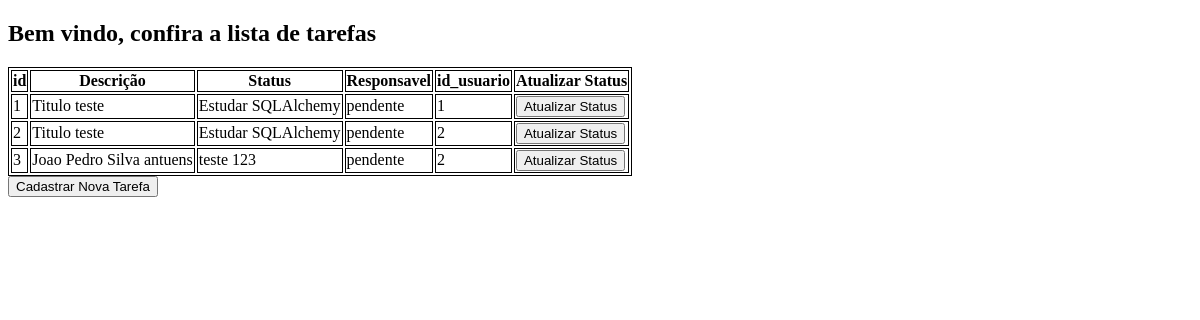
Before: / with the older database file.
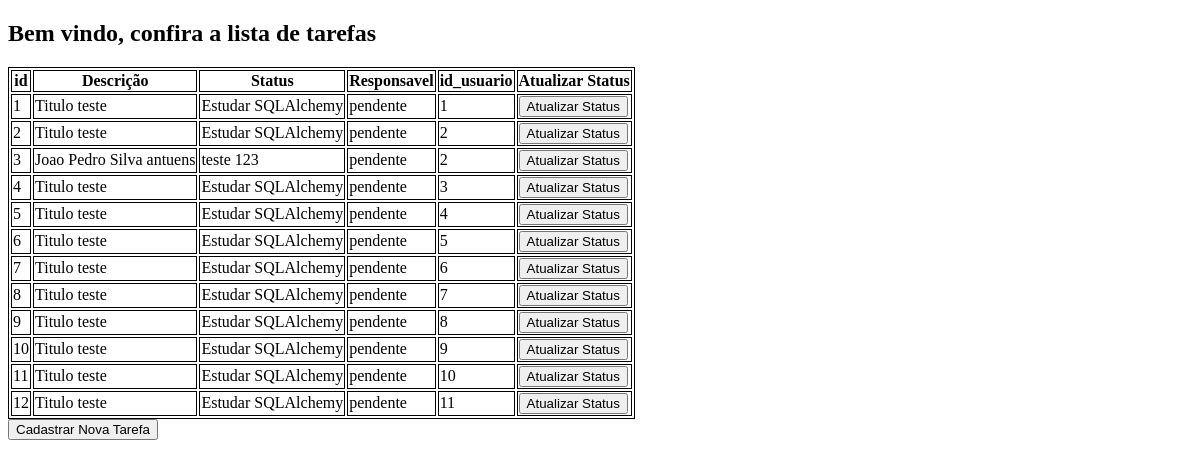
After: the same page with the newer database file.
### models/bancoSQL.py (models this page shows)
class Task(Base):
     __tablename__ = 'tasks'
     id = Column(Integer, primary_key=True)
     title = Column(String, nullable=False)
     description = Column(String, nullable=False)
     status = Column(String, default='pendente')
     user_id = Column(Integer, nullable=False)

### controle/task.py (the view)
        @staticmethod
        def index():
                tasks = session.query(Task).all()
                return render_template('index.html', tasks=tasks)

### view/templates/index.html (shortened to what this page needs)
<!DOCTYPE html>
<html>
  <head>
  </head>
  <body>
    <h2>Bem vindo, confira a lista de tarefas</h2>
    <table>
      <tr>
        <th>id</th>
        <th>Descrição</th>
        <th>Status</th>
        <th>Responsavel</th>
        <th>id_usuario</th>
        <th>Atualizar Status</th>
      </tr>
      <tbody>
        {% for tarefa in tasks %}
        <tr>
          <td>{{ tarefa.id }}</td>
          <td>{{ tarefa.title }}</td>
          <td>{{ tarefa.description }}</td>
          <td>{{ tarefa.status }}</td>
          <td>{{ tarefa.user_id }}</td>
          <td> <button onclick="updateStatus({{ tarefa.id }})">Atualizar Status</button></td>
        </tr>
        {% endfor %}
      </tbody>
    </table>
    <button type="button" onclick="window.location.href='/contact'">
      Cadastrar Nova Tarefa
    </button>
  </body>
  </body>
</html>

### view/templates/index.html (style rules this page uses)
table, th, td { border: 1px solid black; }

Changed rows visible on the page:
added Task: id "4", title "Titulo teste", description "Estudar SQLAlchemy", status "pendente", user_id "3"
added Task: id "5", title "Titulo teste", description "Estudar SQLAlchemy", status "pendente", user_id "4"
added Task: id "6", title "Titulo teste", description "Estudar SQLAlchemy", status "pendente", user_id "5"
added Task: id "7", title "Titulo teste", description "Estudar SQLAlchemy", status "pendente", user_id "6"
added Task: id "8", title "Titulo teste", description "Estudar SQLAlchemy", status "pendente", user_id "7"
added Task: id "9", title "Titulo teste", description "Estudar SQLAlchemy", status "pendente", user_id "8"
added Task: id "10", title "Titulo teste", description "Estudar SQLAlchemy", status "pendente", user_id "9"
added Task: id "11", title "Titulo teste", description "Estudar SQLAlchemy", status "pendente", user_id "10"
added Task: id "12", title "Titulo teste", description "Estudar SQLAlchemy", status "pendente", user_id "11"
